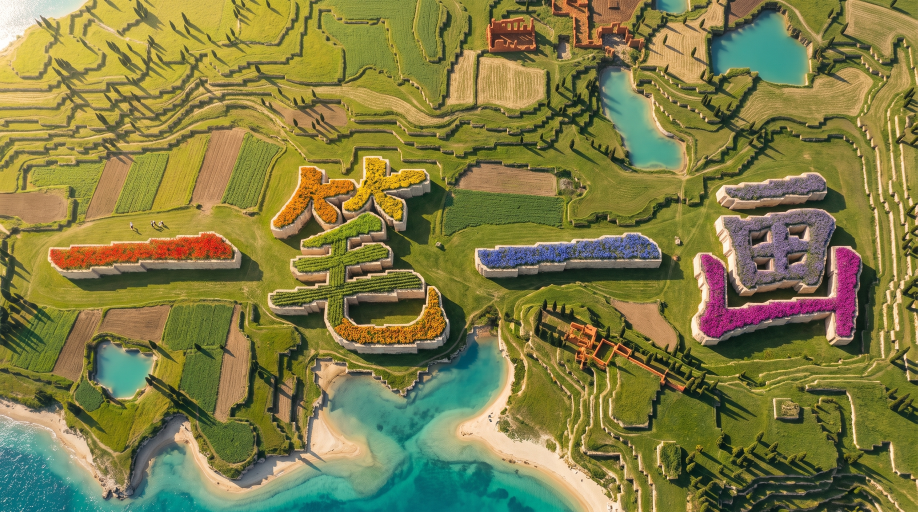
#> input picture media/act5/gen/photo_v2.jpg, 2752 x 1536 px (shown at 1/3 size)
$ python reg.py ../gen/photo_v2.jpg ../gen/photo_v2.jpg
#> lines starting #> are read from the running program, lines starting #| are printed output that depends on the picture
"""reg.py A B : ORB homography from B to A, print scale/shift and inlier ratio"""
import sys, cv2, numpy as np
a = cv2.imread(sys.argv[1], 0); b = cv2.imread(sys.argv[2], 0)
#> after `a = cv2.imread(sys.argv[1], 0)`:
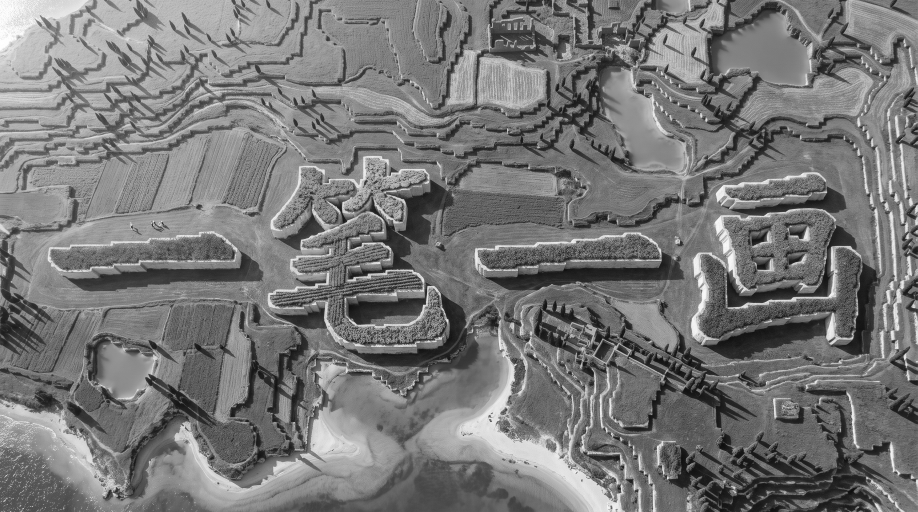
#> a: shape (1536, 2752) (shown at 1/3 size); min 4, max 255, mean 119.8
b = cv2.resize(b, (a.shape[1], a.shape[0]))
orb = cv2.ORB_create(6000); ka, da = orb.detectAndCompute(a, None); kb, db = orb.detectAndCompute(b, None)
#> after `ka, da = orb.detectAndCompute(a, None)`: ka = 6000 keypoints; strongest (x, y, size): (1157, 1144, 31), (1283, 860, 44.6), (459, 675, 31), (1174, 518, 31)
#> after `kb, db = orb.detectAndCompute(b, None)`: kb has the same summary as ka
m = cv2.BFMatcher(cv2.NORM_HAMMING, crossCheck=True).match(da, db)
#> m = 6000 matches
pa = np.float32([ka[x.queryIdx].pt for x in m]); pb = np.float32([kb[x.trainIdx].pt for x in m])
#> after `pa = np.float32([ka[x.queryIdx].pt for x in m])`: pa = 6000 pairs, first value 32 to 2718, second value 31 to 1502
#> after `pb = np.float32([kb[x.trainIdx].pt for x in m])`: pb has the same summary as pa
H, inl = cv2.findHomography(pb, pa, cv2.RANSAC, 3.0)
#> H = [[1, -3.94e-15, 4.64e-12], [-1.08e-15, 1, 2.63e-12], [-1.29e-18, -2.55e-18, 1]]; inl = 6000 values from 1 to 1
c = np.float32([[960, 540], [0, 0], [1920, 1080]]).reshape(-1, 1, 2) * a.shape[1] / 1920
#> c = [[1376, 774], [0, 0], [2752, 1548]]
w = cv2.perspectiveTransform(c, H).reshape(-1, 2)
#> w = [[1376, 774], [4.64e-12, 2.63e-12], [2752, 1548]]
sc = np.linalg.norm(w[2] - w[1]) / np.linalg.norm(c[2] - c[1])
#> sc = 1
print(f"inliers {inl.sum()}/{len(m)}  centre shift {w[0] - c[0][0]}  scale {sc:.4f}")
#| inliers 6000/6000  centre shift [0. 0.]  scale 1.0000
